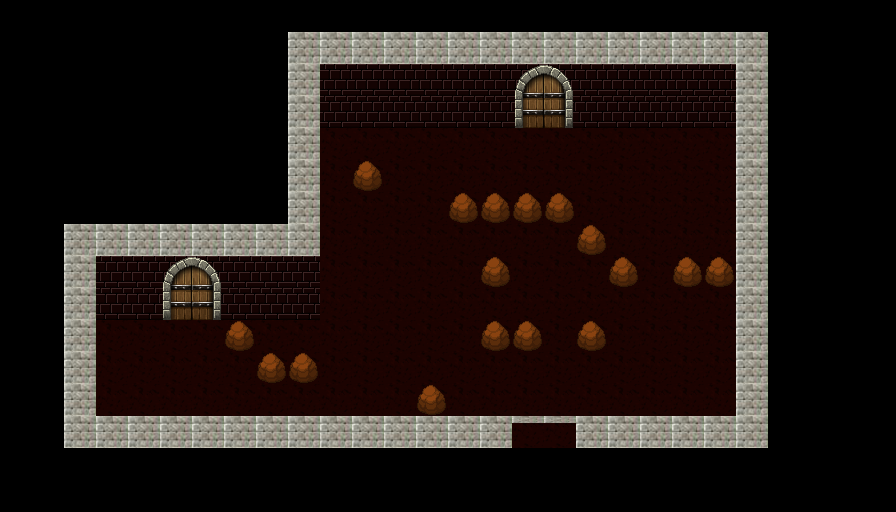

This is a level from a 2D game, rendered from its Tiled map with the project's own tilesets. A one-line summary and the complete map file follow:
An orthogonal 28x16 tile map with 32x32 px tiles, 2 tile layers (Capa de Patrones 1, Capa de patrones 2) and 18 objects.

<map version="1.0" orientation="orthogonal" renderorder="left-up" width="28" height="16" tilewidth="32" tileheight="32" nextobjectid="20">
 <tileset firstgid="1" name="1" tilewidth="32" tileheight="32" tilecount="100" columns="10">
  <image source="../Storm_Bullets_Beta/recursos/imagenes/hojasTexturas/1.png" width="320" height="320" />
 </tileset>
 <layer name="Capa de Patrones 1" width="28" height="16">
  <data encoding="csv">
0,0,0,0,0,0,0,0,0,0,0,0,0,0,0,0,0,0,0,0,0,0,0,0,0,0,0,0,
0,0,0,0,0,0,0,0,0,2,2,2,2,2,2,2,2,2,2,2,2,2,2,2,0,0,0,0,
0,0,0,0,0,0,0,0,0,2,3,3,3,3,3,3,3,3,3,3,3,3,3,2,0,0,0,0,
0,0,0,0,0,0,0,0,0,2,3,3,3,3,3,3,3,3,3,3,3,3,3,2,0,0,0,0,
0,0,0,0,0,0,0,0,0,2,1,1,1,1,1,1,1,1,1,1,1,1,1,2,0,0,0,0,
0,0,0,0,0,0,0,0,0,2,1,1,1,1,1,1,1,1,1,1,1,1,1,2,0,0,0,0,
0,0,0,0,0,0,0,0,0,2,1,1,1,1,1,1,1,1,1,1,1,1,1,2,0,0,0,0,
0,0,2,2,2,2,2,2,2,2,1,1,1,1,1,1,1,1,1,1,1,1,1,2,0,0,0,0,
0,0,2,3,3,3,3,3,3,3,1,1,1,1,1,1,1,1,1,1,1,1,1,2,0,0,0,0,
0,0,2,3,3,3,3,3,3,3,1,1,1,1,1,1,1,1,1,1,1,1,1,2,0,0,0,0,
0,0,2,1,1,1,1,1,1,1,1,1,1,1,1,1,1,1,1,1,1,1,1,2,0,0,0,0,
0,0,2,1,1,1,1,1,1,1,1,1,1,1,1,1,1,1,1,1,1,1,1,2,0,0,0,0,
0,0,2,1,1,1,1,1,1,1,1,1,1,1,1,1,1,1,1,1,1,1,1,2,0,0,0,0,
0,0,2,2,2,2,2,2,2,2,2,2,2,2,2,2,1,1,2,2,2,2,2,2,0,0,0,0,
0,0,0,0,0,0,0,0,0,0,0,0,0,0,0,0,0,0,0,0,0,0,0,0,0,0,0,0,
0,0,0,0,0,0,0,0,0,0,0,0,0,0,0,0,0,0,0,0,0,0,0,0,0,0,0,0
</data>
 </layer>
 <layer name="Capa de patrones 2" width="28" height="16">
  <data encoding="csv">
0,0,0,0,0,0,0,0,0,0,0,0,0,0,0,0,0,0,0,0,0,0,0,0,0,0,0,0,
0,0,0,0,0,0,0,0,0,0,0,0,0,0,0,0,0,0,0,0,0,0,0,0,0,0,0,0,
0,0,0,0,0,0,0,0,0,0,0,0,0,0,0,0,5,6,0,0,0,0,0,0,0,0,0,0,
0,0,0,0,0,0,0,0,0,0,0,0,0,0,0,0,8,7,0,0,0,0,0,0,0,0,0,0,
0,0,0,0,0,0,0,0,0,0,0,0,0,0,0,0,0,0,0,0,0,0,0,0,0,0,0,0,
0,0,0,0,0,0,0,0,0,0,0,12,0,0,0,0,0,0,0,0,0,0,0,0,0,0,0,0,
0,0,0,0,0,0,0,0,0,0,0,0,0,0,12,12,12,12,0,0,0,0,0,0,0,0,0,0,
0,0,0,0,0,0,0,0,0,0,0,0,0,0,0,0,0,0,12,0,0,0,0,0,0,0,0,0,
0,0,0,0,0,5,6,0,0,0,0,0,0,0,0,12,0,0,0,12,0,12,12,0,0,0,0,0,
0,0,0,0,0,8,7,0,0,0,0,0,0,0,0,0,0,0,0,0,0,0,0,0,0,0,0,0,
0,0,0,0,0,0,0,12,0,0,0,0,0,0,0,12,12,0,12,0,0,0,0,0,0,0,0,0,
0,0,0,0,0,0,0,0,12,12,0,0,0,0,0,0,0,0,0,0,0,0,0,0,0,0,0,0,
0,0,0,0,0,0,0,0,0,0,0,0,0,12,0,0,0,0,0,0,0,0,0,0,0,0,0,0,
0,0,0,0,0,0,0,0,0,0,0,0,0,0,0,0,9,9,0,0,0,0,0,0,0,0,0,0,
0,0,0,0,0,0,0,0,0,0,0,0,0,0,0,0,0,0,0,0,0,0,0,0,0,0,0,0,
0,0,0,0,0,0,0,0,0,0,0,0,0,0,0,0,0,0,0,0,0,0,0,0,0,0,0,0
</data>
 </layer>
 <objectgroup color="#ff0000" name="Capa de Objetos 1">
  <object id="1" x="289" y="32" width="477" height="93" />
  <object id="2" x="287" y="125" width="31" height="191" />
  <object id="3" x="64" y="226" width="229" height="89" />
  <object id="4" x="65" y="317" width="30" height="130" />
  <object id="5" x="96" y="418" width="672" height="29" />
  <object id="6" x="737" y="125" width="30" height="291" />
  <object id="7" x="352.333" y="160" width="30.6667" height="31" />
  <object id="9" x="448" y="191.667" width="31.6667" height="31.6667" />
  <object id="10" x="480.333" y="192.333" width="95" height="31" />
  <object id="11" x="576.333" y="224" width="31" height="31.3333" />
  <object id="12" x="608.333" y="256" width="31.3333" height="32" />
  <object id="13" x="480.333" y="319.667" width="63.6667" height="31.3333" />
  <object id="14" x="576" y="320" width="31.6667" height="32.3333" />
  <object id="15" x="672.333" y="255.667" width="63.6667" height="32" />
  <object id="16" x="480" y="256" width="31.6667" height="31.3333" />
  <object id="17" x="415.667" y="383.667" width="31.3333" height="34.3333" />
  <object id="18" x="224" y="316.333" width="31.6667" height="35" />
  <object id="19" x="256.333" y="351.667" width="63.3333" height="32.6667" />
 </objectgroup>
</map>
